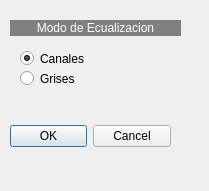
<?xml version="1.0" encoding="UTF-8"?>
<ui version="4.0">
 <class>Ecualizar</class>
 <widget class="QDialog" name="Ecualizar">
  <property name="geometry">
   <rect>
    <x>0</x>
    <y>0</y>
    <width>209</width>
    <height>191</height>
   </rect>
  </property>
  <property name="windowTitle">
   <string>Dialog</string>
  </property>
  <widget class="QDialogButtonBox" name="buttonBox">
   <property name="geometry">
    <rect>
     <x>10</x>
     <y>120</y>
     <width>161</width>
     <height>32</height>
    </rect>
   </property>
   <property name="orientation">
    <enum>Qt::Horizontal</enum>
   </property>
   <property name="standardButtons">
    <set>QDialogButtonBox::Cancel|QDialogButtonBox::Ok</set>
   </property>
  </widget>
  <widget class="QRadioButton" name="radioButton_2">
   <property name="geometry">
    <rect>
     <x>20</x>
     <y>70</y>
     <width>82</width>
     <height>17</height>
    </rect>
   </property>
   <property name="text">
    <string>Grises</string>
   </property>
  </widget>
  <widget class="QRadioButton" name="radioButton">
   <property name="geometry">
    <rect>
     <x>20</x>
     <y>50</y>
     <width>82</width>
     <height>17</height>
    </rect>
   </property>
   <property name="text">
    <string>Canales</string>
   </property>
   <property name="checked">
    <bool>true</bool>
   </property>
  </widget>
  <widget class="QLabel" name="label_3">
   <property name="geometry">
    <rect>
     <x>10</x>
     <y>20</y>
     <width>171</width>
     <height>16</height>
    </rect>
   </property>
   <property name="styleSheet">
    <string notr="true">background-color: rgb(128, 128, 128);
color: rgb(255, 255, 255);</string>
   </property>
   <property name="text">
    <string>Modo de Ecualizacion</string>
   </property>
   <property name="alignment">
    <set>Qt::AlignCenter</set>
   </property>
  </widget>
 </widget>
 <resources/>
 <connections>
  <connection>
   <sender>buttonBox</sender>
   <signal>accepted()</signal>
   <receiver>Ecualizar</receiver>
   <slot>accept()</slot>
   <hints>
    <hint type="sourcelabel">
     <x>248</x>
     <y>254</y>
    </hint>
    <hint type="destinationlabel">
     <x>157</x>
     <y>274</y>
    </hint>
   </hints>
  </connection>
  <connection>
   <sender>buttonBox</sender>
   <signal>rejected()</signal>
   <receiver>Ecualizar</receiver>
   <slot>reject()</slot>
   <hints>
    <hint type="sourcelabel">
     <x>316</x>
     <y>260</y>
    </hint>
    <hint type="destinationlabel">
     <x>286</x>
     <y>274</y>
    </hint>
   </hints>
  </connection>
 </connections>
</ui>
